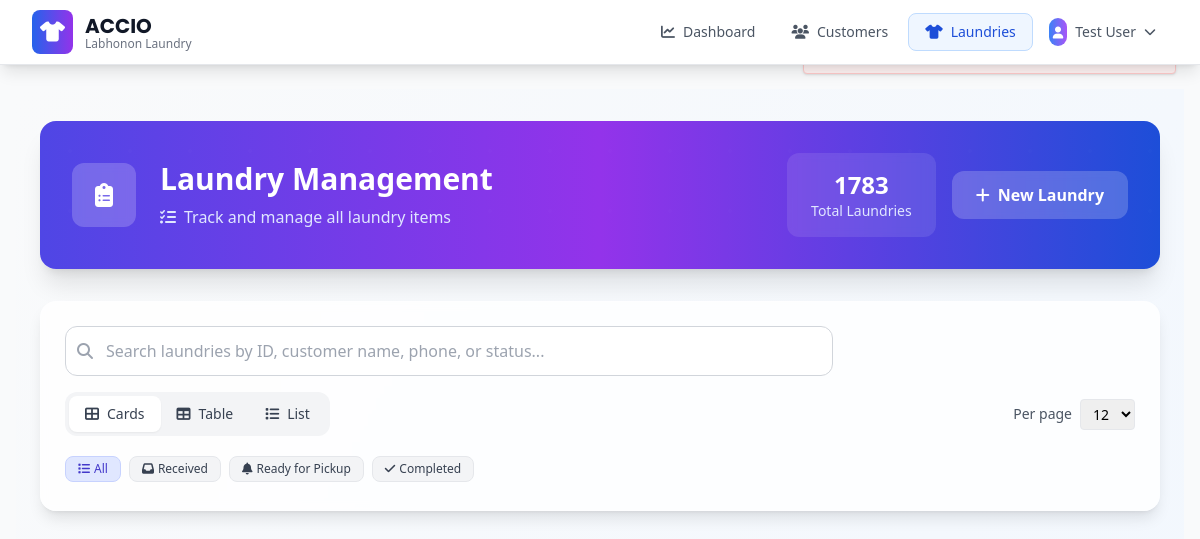
/laundry/list (signed in), run on the app's committed database.
### app/models.py (models this page shows, shortened)
class BusinessSettings(db.Model):
    id = db.Column(db.Integer, primary_key=True)
    business_name = db.Column(db.String(200), default="ACCIO")
    business_tagline = db.Column(db.String(200), default="Labhonon Laundry")
    business_description = db.Column(
        db.Text, default="Professional laundry services with quality care"
    )
    phone = db.Column(db.String(50), default="+639761111464")
    email = db.Column(db.String(150), default="info@acciolaundry.com")
    address = db.Column(
        db.Text,
        default="Purok 17, Lower Mandacpan, Brgy. San Vicente, Butuan City, Philippines",
    )
    operating_hours = db.Column(db.Text, default="Monday - Sunday: 6:00 AM - 8:00 PM")
    footer_text = db.Column(db.Text, default="Quality laundry services you can trust")
    copyright_text = db.Column(
        db.String(200), default="© 2025 ACCIO Labhonon Laundry. All rights reserved."
    )
    facebook_url = db.Column(db.String(255))
    instagram_url = db.Column(db.String(255))
    website_url = db.Column(db.String(255))
    currency_symbol = db.Column(db.String(10), default="₱")
    date_format = db.Column(db.String(20), default="%B %d, %Y")
    timezone = db.Column(db.String(50), default="Asia/Manila")
    created_at = db.Column(db.DateTime, default=datetime.utcnow)
    updated_at = db.Column(
        db.DateTime, default=datetime.utcnow, onupdate=datetime.utcnow
    )
    updated_by = db.Column(db.Integer, db.ForeignKey("user.id"))
    updated_by_user = db.relationship("User", backref="business_settings_updates")
    @staticmethod
    def get_settings():
        settings = BusinessSettings.query.first()
        if not settings:
            settings = BusinessSettings()
            db.session.add(settings)
            db.session.commit()
        return settings

class User(db.Model, UserMixin):
    id = db.Column(db.Integer, primary_key=True)
    email = db.Column(db.String(150), unique=True)
    password = db.Column(db.String(150))
    full_name = db.Column(db.String(150))
    phone = db.Column(db.String(20))
    role = db.Column(
        db.String(20), default="user"
    )  # 'super_admin', 'admin', 'manager', 'user'
    is_active = db.Column(db.Boolean, default=True)
    must_change_password = db.Column(db.Boolean, default=False)
    date_created = db.Column(db.DateTime, default=datetime.utcnow)
    def is_admin(self):
        return self.role in ["admin", "super_admin"]

### app/laundry.py (the view, shortened to what this page needs)
@laundry.route("/list")
@login_required
def list_laundries():
    status_param = (request.args.get("status") or "").strip().lower()
    date_param = (request.args.get("date") or "").strip()
    search_q = (request.args.get("q") or request.args.get("search") or "").strip()
    try:
        page = int(request.args.get("page", 1))
    except (ValueError, TypeError):
        page = 1
    try:
        per_page = int(request.args.get("per_page", 12))
    except (ValueError, TypeError):
        per_page = 12
    status_map = {
        "received": "Received",
        "inprocess": "Received",
        "in-progress": "Received",
        "in_progress": "Received",
        "in process": "Received",
        "ready": "Ready for Pickup",
        "pickup": "Ready for Pickup",
        "readyforpickup": "Ready for Pickup",
        "ready-for-pickup": "Ready for Pickup",
        "ready_for_pickup": "Ready for Pickup",
        "completed": "Completed",
        "pickedup": "Picked Up",
        "picked-up": "Picked Up",
        "picked up": "Picked Up",
    }
    selected_status = status_map.get(status_param)
    customer_id_param = request.args.get("customer_id")
    base_query = Laundry.query
    customer_obj = None
    if selected_status:
        base_query = base_query.filter(Laundry.status == selected_status)
    if date_param:
        try:
            date_obj = datetime.strptime(date_param, "%Y-%m-%d").date()
            base_query = base_query.filter(func.date(Laundry.date_received) == date_obj)
        except Exception:
            pass
    base_query = base_query.order_by(Laundry.date_received.desc())
    laundries_page = base_query.paginate(page=page, per_page=per_page, error_out=False)
    laundries = laundries_page.items
    total_count = laundries_page.total
    user_agent = request.user_agent.string.lower()
    if "ipad" in user_agent or "tablet" in user_agent:
        default_view = "list"
    elif "mobile" in user_agent or "android" in user_agent or "iphone" in user_agent:
        default_view = "cards"
    else:
        default_view = "table"
    return render_template(
        "laundries/laundry_list.html",
        user=current_user,
        laundries=laundries,
        laundries_page=laundries_page,
        total_count=total_count,
        selected_status=status_param,
        customer=customer_obj,
        default_view=default_view,
        search_q=search_q,
        per_page=per_page,
    )

### app/__init__.py (called while the page is built)
@login_manager.user_loader
def load_user(id):
    from .models import User
    return User.query.get(int(id))

### app/templates/laundries/laundry_list.html (shortened to what this page needs)
{% extends "base.html" %}
{% block content %}
<div class="min-h-screen bg-gradient-to-br from-gray-50 to-blue-50">
    <div class="max-w-7xl mx-auto px-6 py-8">
        <div class="bg-gradient-to-r from-indigo-600 via-purple-600 to-blue-700 rounded-2xl shadow-xl p-8 mb-8 relative overflow-hidden">
            <div class="absolute inset-0 opacity-10">
                <div class="absolute inset-0" style="background-image: radial-gradient(circle, rgba(255,255,255,0.1) 2px, transparent 2px); background-size: 60px 60px;"></div>
            </div>
            <div class="relative flex items-center justify-between">
                <div class="flex items-center space-x-6">
                    <div class="w-16 h-16 bg-white/20 backdrop-blur-sm rounded-xl flex items-center justify-center">
                        <i class="fas fa-clipboard-list text-2xl text-white"></i>
                    </div>
                    <div>
                        <h1 class="text-3xl font-bold text-white mb-2">Laundry Management</h1>
                        <p class="text-indigo-100 flex items-center">
                            <i class="fas fa-tasks mr-2"></i>
                            Track and manage all laundry items
                        </p>
                    </div>
                </div>
                <div class="flex items-center space-x-4">
                    <div class="bg-white/10 backdrop-blur-sm rounded-xl px-6 py-4 text-center">
                        <div class="text-2xl font-bold text-white">{{ total_count or (laundries|length) }}</div>
                        <div class="text-indigo-100 text-sm">Total Laundries</div>
                    </div>
                    <a href="{{ url_for('laundry.add_laundry') }}"
                       class="bg-white/20 hover:bg-white/30 backdrop-blur-sm text-white font-semibold py-3 px-6 rounded-xl transition-all duration-300 hover:shadow-lg transform hover:-translate-y-1 flex items-center space-x-2">
                        <i class="fas fa-plus"></i>
                        <span>New Laundry</span>
                    </a>
                </div>
            </div>
        </div>
        <div class="bg-white/80 backdrop-blur-sm rounded-2xl shadow-lg border border-white/20 p-6 mb-8 space-y-4">
            <div class="w-full max-w-3xl">
                <div class="relative">
                    <input type="text" id="searchInput" placeholder="Search laundries by ID, customer name, phone, or status..."
                           class="w-full pl-10 pr-4 py-3 border border-gray-300 rounded-xl focus:outline-none focus:ring-2 focus:ring-indigo-500 focus:border-transparent transition-all duration-200 bg-white/70 backdrop-blur-sm">
                    <div class="absolute inset-y-0 left-0 pl-3 flex items-center pointer-events-none">
                        <i class="fas fa-search text-gray-400"></i>
                    </div>
                </div>
            </div>
            <div class="flex items-center justify-between">
                <div class="flex items-center bg-gray-100 rounded-xl p-1">
                    <button onclick="switchView('cards')" id="view-cards"
                            class="view-btn px-4 py-2 rounded-lg text-sm font-medium transition-all duration-200 bg-white text-gray-700 shadow-sm">
                        <i class="fas fa-th-large mr-2"></i>Cards
                    </button>
                    <button onclick="switchView('table')" id="view-table"
                            class="view-btn px-4 py-2 rounded-lg text-sm font-medium transition-all duration-200 text-gray-700 hover:bg-white hover:shadow-sm">
                        <i class="fas fa-table mr-2"></i>Table
                    </button>
                    <button onclick="switchView('list')" id="view-list"
                            class="view-btn px-4 py-2 rounded-lg text-sm font-medium transition-all duration-200 text-gray-700 hover:bg-white hover:shadow-sm">
                        <i class="fas fa-list mr-2"></i>List
                    </button>
                </div>
                <div class="ml-4 hidden lg:flex items-center">
                    {% include 'laundries/_per_page_selector.html' %}
                </div>
            </div>
            <div id="filtersRow" class="hidden lg:block overflow-x-auto -mx-2 px-2">
                <div class="inline-flex items-center gap-2 whitespace-nowrap py-1">
                    <button onclick="filterOrders('all')" id="filter-all" class="filter-btn shrink-0 px-3 py-1 rounded-lg text-xs font-medium transition-all duration-200 bg-indigo-100 text-indigo-700 border border-indigo-200 flex items-center">
                        <i class="fas fa-list mr-1"></i>All
                    </button>
                    <button onclick="filterOrders('received')" id="filter-received" class="filter-btn shrink-0 px-3 py-1 rounded-lg text-xs font-medium transition-all duration-200 bg-gray-100 text-gray-700 border border-gray-200 hover:bg-gray-100 flex items-center">
                        <i class="fas fa-inbox mr-1"></i>Received
                    </button>
                    <button onclick="filterOrders('ready-for-pickup')" id="filter-ready-for-pickup" class="filter-btn shrink-0 px-3 py-1 rounded-lg text-xs font-medium transition-all duration-200 bg-gray-100 text-gray-700 border border-gray-200 hover:bg-blue-100 hover:text-blue-700 flex items-center">
                        <i class="fas fa-bell mr-1"></i>Ready for Pickup
                    </button>
                    <button onclick="filterOrders('completed')" id="filter-completed" class="filter-btn shrink-0 px-3 py-1 rounded-lg text-xs font-medium transition-all duration-200 bg-gray-100 text-gray-700 border border-gray-200 hover:bg-green-100 hover:text-green-700 flex items-center">
                        <i class="fas fa-check mr-1"></i>Completed
                    </button>
                </div>
            </div>
        </div>
        <div id="laundriesRoot">
            <div id="ajaxError" class="hidden fixed top-6 right-6 z-60">
                <div class="bg-red-50 border border-red-200 text-red-800 px-4 py-3 rounded shadow">An error occurred while loading data — <button id="ajaxRetry" class="underline">Retry</button></div>
            </div>
        </div>
    </div>
</div>
{% endblock %}

### app/templates/base.html (shortened to what this page needs)
<!DOCTYPE html>
<html lang="en">
<head>
    <script src="https://cdn.tailwindcss.com"></script>
    <link rel="stylesheet" href="https://cdnjs.cloudflare.com/ajax/libs/font-awesome/6.4.0/css/all.min.css">
</head>
<body class="bg-gray-50 font-sans" data-authenticated="{% if current_user.is_authenticated %}true{% else %}false{% endif %}">
    <nav class="bg-white shadow-lg border-b border-gray-200 sticky top-0 left-0 w-full z-50">
        <div class="max-w-7xl mx-auto px-4 sm:px-6 lg:px-8">
            <div class="flex justify-between items-center h-16">
                <div class="flex items-center flex-shrink-0">
                    <div class="flex-shrink-0 flex items-center">
                        <div class="bg-gradient-to-r from-blue-600 to-purple-600 rounded-lg p-2 mr-3">
                            <i class="fas fa-tshirt text-white text-xl"></i>
                        </div>
                        <div>
                            <h1 class="brand-font text-xl font-bold text-gray-900">{{ business_settings.business_name }}</h1>
                            <p class="text-xs text-gray-500 -mt-1">{{ business_settings.business_tagline }}</p>
                        </div>
                    </div>
                </div>
                <div class="hidden md:flex items-center space-x-1 flex-1 justify-end">
                    {% if current_user.is_authenticated %}
                        <a href="{{ url_for('views.dashboard') }}" class="flex items-center px-4 py-2 rounded-lg text-sm font-medium transition-all duration-200 {% if request.endpoint == 'views.dashboard' %}bg-blue-50 text-blue-700 border border-blue-200{% else %}text-gray-600 hover:text-blue-700 hover:bg-blue-50{% endif %}">
                            <i class="fas fa-chart-line mr-2"></i>
                            Dashboard
                        </a>
                        <a href="{{ url_for('customer.list_customers') }}"
                           class="flex items-center px-4 py-2 rounded-lg text-sm font-medium transition-all duration-200
                                  {% if request.endpoint == 'customer.list_customers' %}
                                      bg-blue-50 text-blue-700 border border-blue-200
                                  {% else %}
                                      text-gray-600 hover:text-blue-700 hover:bg-blue-50
                                  {% endif %}">
                            <i class="fas fa-users mr-2"></i>
                            Customers
                        </a>
                        <a href="{{ url_for('laundry.list_laundries') }}"
                           class="flex items-center px-4 py-2 rounded-lg text-sm font-medium transition-all duration-200
                                  {% if request.endpoint == 'laundry.list_laundries' %}
                                      bg-blue-50 text-blue-700 border border-blue-200
                                  {% else %}
                                      text-gray-600 hover:text-blue-700 hover:bg-blue-50
                                  {% endif %}">
                            <i class="fas fa-tshirt mr-2"></i>
                            Laundries
                        </a>
                        <div class="relative ml-4 group">
                            <button class="flex items-center px-3 py-2 rounded-lg text-sm font-medium text-gray-600 hover:text-blue-700 hover:bg-blue-50 transition-all duration-200">
                                <div class="bg-gradient-to-r from-blue-500 to-purple-500 rounded-full p-1 mr-2">
                                    <i class="fas fa-user text-white text-xs"></i>
                                </div>
                                {{ current_user.full_name or current_user.email.split('@')[0] }}
                                <i class="fas fa-chevron-down ml-2 text-xs"></i>
                            </button>
                        </div>
                    {% endif %}
                </div>
            </div>
        </div>
    </nav>
    <main class="max-w-7xl mx-auto px-4 py-6">
        {% block content %}{% endblock %}
    </main>
</body>
</html>

### app/templates/base.html (style rules this page uses)
body { font-family: 'Inter', sans-serif; }
.brand-font { font-family: 'Poppins', sans-serif; }

### data on the page
BusinessSettings: business_name "ACCIO", business_tagline "Labhonon Laundry"
User: full_name "Test User"

### other printed values
{{ total_count or (laundries|length) }} "1783"
form field value "12"
